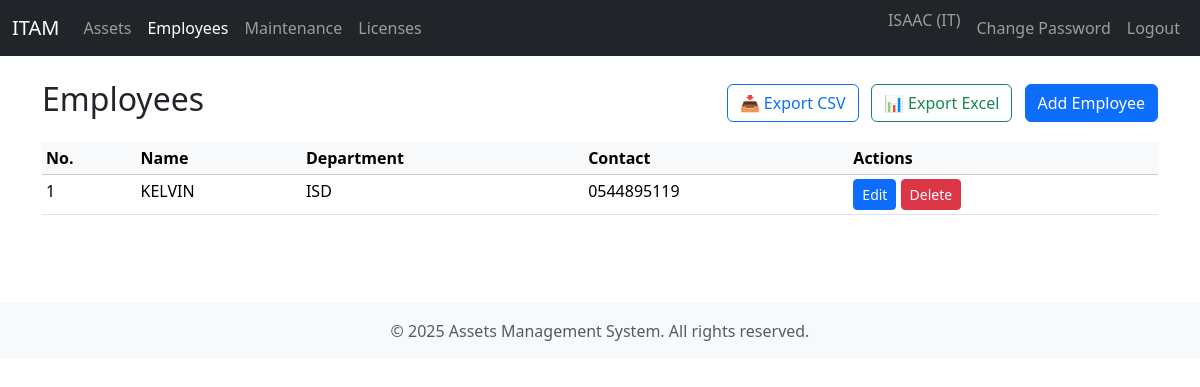
Page /employees (signed in) on the committed database.
### app/models.py (models this page shows, shortened)
class User(UserMixin, db.Model):
    id = db.Column(db.Integer, primary_key=True)
    username = db.Column(db.String(120), unique=True, nullable=False)
    email = db.Column(db.String(120), unique=True, nullable=False)
    password_hash = db.Column(db.String(128), nullable=False)
    role = db.Column(db.String(20), nullable=False, default="Employee")

class Employee(db.Model):
    id = db.Column(db.Integer, primary_key=True)
    name = db.Column(db.String(120), nullable=False)
    department = db.Column(db.String(120))
    contact = db.Column(db.String(120))
    assets = db.relationship("Asset", backref="employee", lazy=True)

### app/routes.py (the view)
@main.route("/employees")
@login_required
@role_required("Admin", "IT", "Manager")
def employees():
    employees = Employee.query.order_by(Employee.id.asc()).all()
    return render_template("employees/list.html", employees=employees)

### app/models.py (called while the page is built)
@login_manager.user_loader
def load_user(user_id):
    return User.query.get(int(user_id))

### app/routes.py (called while the page is built)
def role_required(*roles):
    def decorator(f):
        @wraps(f)
        def wrapped(*args, **kwargs):
            if not current_user.is_authenticated:
                return redirect(url_for("main.login"))
            if current_user.role not in roles:
                flash("Access denied", "danger")
                return redirect(url_for("main.dashboard"))
            return f(*args, **kwargs)
        return wrapped
    return decorator

### app/templates/employees/list.html
{% extends 'base.html' %}
{% block content %}
<div class="d-flex justify-content-between align-items-center mb-3">
  <h2>Employees</h2>
  <div>
    {% if current_user.role in ['Admin', 'IT', 'Manager'] %}
      <a href="{{ url_for('main.export_employees_csv') }}" class="btn btn-outline-primary me-2">📥 Export CSV</a>
      <a href="{{ url_for('main.export_employees_excel') }}" class="btn btn-outline-success me-2">📊 Export Excel</a>
    {% endif %}
    {% if current_user.role in ['Admin', 'IT'] %}
      <a href="{{ url_for('main.employee_new') }}" class="btn btn-primary">Add Employee</a>
    {% endif %}
  </div>
</div>
<table class="table table-sm table-hover">
 <thead class="table-light"><tr><th>No.</th><th>Name</th><th>Department</th><th>Contact</th>{% if current_user.role in ['Admin', 'IT'] %}<th>Actions</th>{% endif %}</tr></thead>
 <tbody>
 {% for e in employees %}<tr><td>{{ loop.index }}</td><td>{{ e.name }}</td><td>{{ e.department }}</td><td>{{ e.contact }}</td>
  {% if current_user.role in ['Admin', 'IT'] %}
    <td>
      <a href="{{ url_for('main.employee_edit', emp_id=e.id) }}" class="btn btn-sm btn-primary">Edit</a>
      <form action="{{ url_for('main.employee_delete', emp_id=e.id) }}" method="post" style="display:inline-block" onsubmit="return confirm('Delete employee?');">
        <button type="submit" class="btn btn-sm btn-danger">Delete</button>
      </form>
    </td>
  {% endif %}
 </tr>{% endfor %}
 </tbody>
</table>
{% endblock %}

### app/templates/base.html (shortened to what this page needs)
<!DOCTYPE html>
<html lang="en">
<head>
  <link href="https://cdn.jsdelivr.net/npm/bootstrap@5.3.2/dist/css/bootstrap.min.css" rel="stylesheet">
  <link rel="stylesheet" href="https://cdnjs.cloudflare.com/ajax/libs/font-awesome/6.4.0/css/all.min.css">
</head>
<body>
<nav class="navbar navbar-expand-lg navbar-dark bg-dark">
  <div class="container-fluid">
    <a class="navbar-brand" href="{{ url_for('main.dashboard') }}">ITAM</a>
    <div class="collapse navbar-collapse" id="navbarsExample07">
      <ul class="navbar-nav me-auto mb-2 mb-lg-0">
        {% if current_user.is_authenticated %}
          {% if current_user.role in ['Admin', 'IT', 'Manager'] %}
            <li class="nav-item"><a class="nav-link {% if request.endpoint == 'main.assets' %}active{% endif %}" href="{{ url_for('main.assets') }}">Assets</a></li>
            <li class="nav-item"><a class="nav-link {% if request.endpoint == 'main.employees' %}active{% endif %}" href="{{ url_for('main.employees') }}">Employees</a></li>
            <li class="nav-item"><a class="nav-link {% if request.endpoint == 'main.maintenance_list' %}active{% endif %}" href="{{ url_for('main.maintenance_list') }}">Maintenance</a></li>
            <li class="nav-item"><a class="nav-link {% if request.endpoint == 'main.licenses' %}active{% endif %}" href="{{ url_for('main.licenses') }}">Licenses</a></li>
          {% endif %}
        {% endif %}
      </ul>
      <ul class="navbar-nav mb-2 mb-lg-0">
        {% if current_user.is_authenticated %}
          <li class="nav-item"><span class="navbar-text me-2">{{ current_user.username }} ({{ current_user.role }})</span></li>
          <li class="nav-item"><a class="nav-link" href="{{ url_for('main.change_password') }}">Change Password</a></li>
          <li class="nav-item"><a class="nav-link" href="{{ url_for('main.logout') }}">Logout</a></li>
        {% else %}
          <li class="nav-item"><a class="nav-link" href="{{ url_for('main.login') }}">Login</a></li>
        {% endif %}
      </ul>
    </div>
  </div>
</nav>
<div class="container py-4">
  {% block content %}{% endblock %}
</div>
<footer class="bg-light py-3 mt-5">
  <div class="container text-center text-muted">
    <div class="row">
      <div class="col-12">
        <p class="mb-0">&copy; 2025 Assets Management System. All rights reserved.</p>
      </div>
    </div>
  </div>
</footer>
</body>
</html>

### rows in the picture
User: username "ISAAC", role "IT"
Employee: name "KELVIN", department "ISD", contact "0544895119"
